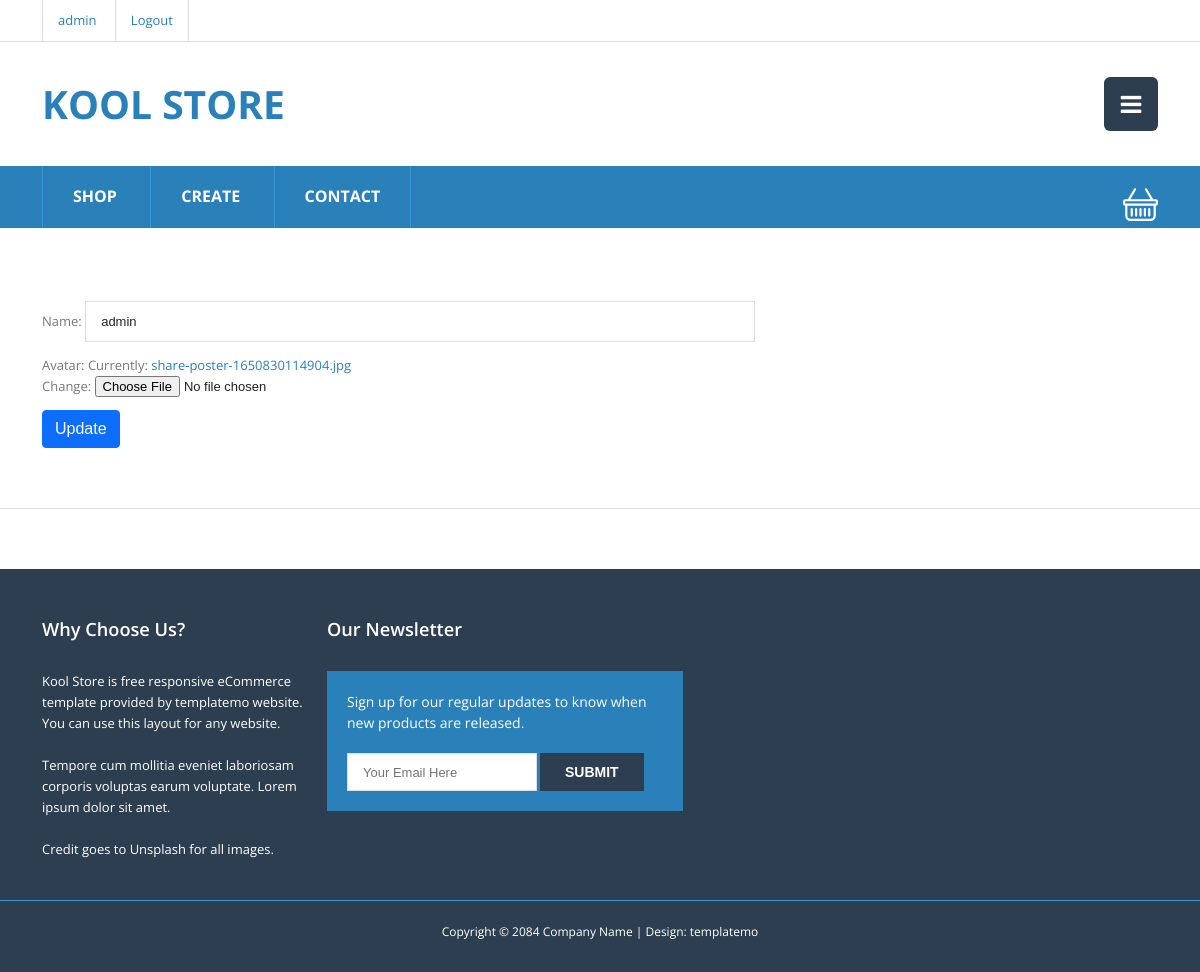
Page /user/1/update/ (signed in) on the earlier database version.
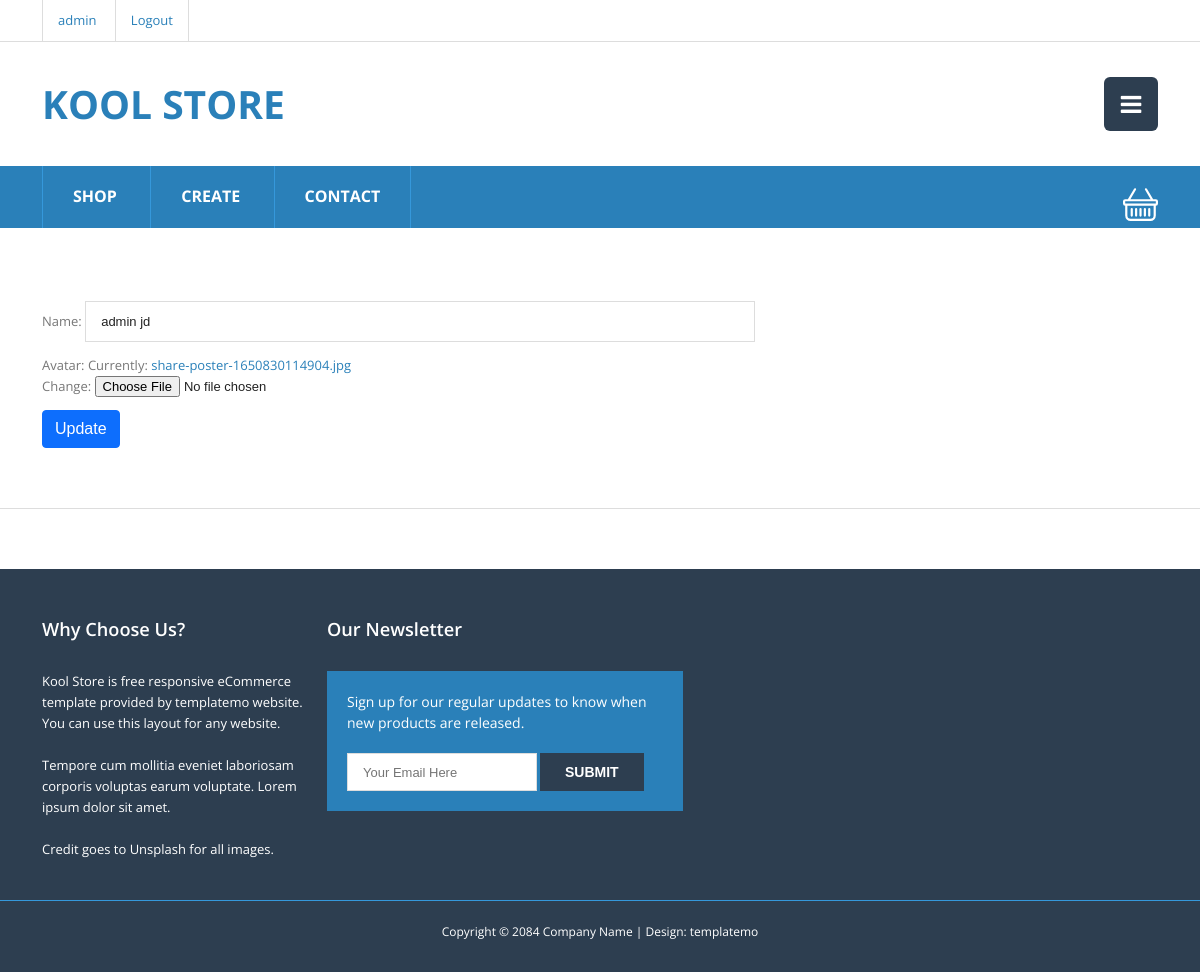
Same page on the later database version.
### user/models.py (models this page shows, shortened)
class Customer(models.Model):
    user = models.OneToOneField(settings.AUTH_USER_MODEL, on_delete=models.CASCADE)
    name = models.CharField(max_length=45)
    created = models.DateTimeField(auto_now_add=True)
    avatar = models.ImageField()
    favourite = models.ManyToManyField('product.Product', blank=True)

### user/views.py (the view, shortened to what this page needs)
# urls.py: path('<int:pk>/update/', views.CustomerUpdate.as_view(), name='customer-update'),
class CustomerUpdate(UpdateView):
    model = Customer
    form_class = CustomerUpdateForm
    template_name = 'user/user_update.html'
    context_object_name = 'customer'
    def get(self, request, *args, **kwargs):
        if request.user.customer != self.get_object():
            return redirect('product:main-page')
        return super().get(request, *args, **kwargs)

### user/forms.py
class CustomerUpdateForm(forms.ModelForm):
    class Meta:
        model = Customer
        fields = [
            'name',
            'avatar'
        ]

### user/templates/user/user_update.html (shortened to what this page needs)
{% extends 'base.html' %}
{% load static %}
{% block content %}
<div class="content-section">
    <div class="container">
        <div class="row">
            <form action="" method="post" enctype="multipart/form-data">
                {{ form.as_p }}
                <button type="submit" class="btn btn-primary">Update</button>
            </form>
        </div>
    </div>
</div>
{% endblock content %}

Differences in the rows shown:
changed Customer: name "admin" → "admin jd"
